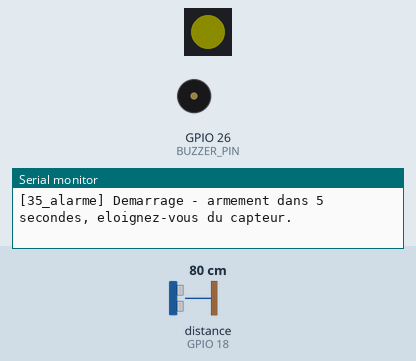
Recording of a sketch running on a simulated ESP32. Shown: 1 RGB LEDs in strip order, left to right, buzzer (waves = sounding, pin HIGH), the last lines printed to the serial monitor. Wiring (inferred from the names in the program): ultrasonic range finder: trigger GPIO 5; echo GPIO 18. The test bench sets the inputs (shaded band); at power-on: distance to the obstacle (sensor on GPIO 18) 80 cm. The echo pulse lasts 58.3 µs per cm; dim RGB values are drawn brighter than linear; WiFi joins after 1.5 s; servers stay silent unless stated; pins used as bus, display or sensor lines are not drawn.

Above: at 0.3 s.
At 5.3 s:
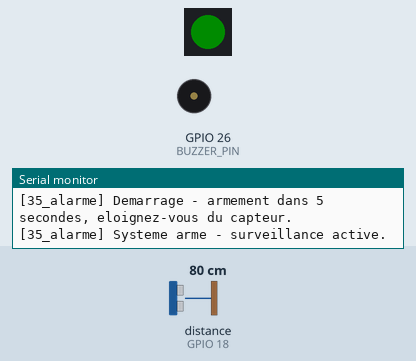
Timing chart, 0 to 6.8 s (numbered marks = the images above):
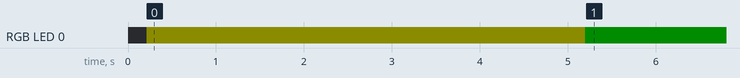

The sketch:

classic_alarme_web.ino
```cpp
/*
 * Projet 35 - Systeme d'alarme de securite
 * Combine : HC-SR04 (detection de presence par distance) + WS2812 (indicateur visuel)
 *           + buzzer actif (alerte sonore) + WiFi AP (notification via dashboard web)
 * Cible : ESP32
 *
 * Logique : si un objet/une personne s'approche a moins du seuil configure,
 * le systeme passe en etat ALARME (LED rouge clignotante + buzzer + log
 * horodate consultable via le dashboard web), avec una temporisation
 * d'armement pour eviter les fausses alertes au demarrage.
 *
 * Architecture 100% non bloquante (millis()) : mesure ultrason, animation LED,
 * bip du buzzer et serveur web tournent en parallele.
 */

#include <Arduino.h>
#include <Adafruit_NeoPixel.h>
#include <WiFi.h>
#include <WebServer.h>

// ---------- Capteur ultrason ----------
const uint8_t TRIG_PIN = 5;
const uint8_t ECHO_PIN = 18; // via diviseur de tension, voir wiring.md
const unsigned long ECHO_TIMEOUT_US = 30000UL;
const float ALARM_THRESHOLD_CM = 30.0;
const unsigned long MEASURE_INTERVAL_MS = 200;
unsigned long lastMeasureTime = 0;
float lastDistance = -1;

// ---------- LED WS2812 (indicateur d'etat) ----------
#define LED_PIN 15
#define LED_COUNT 1
Adafruit_NeoPixel statusLed(LED_COUNT, LED_PIN, NEO_GRB + NEO_KHZ800);

// ---------- Buzzer actif ----------
const uint8_t BUZZER_PIN = 26;

// ---------- Machine a etats de l'alarme ----------
enum AlarmState { ARMING, ARMED_IDLE, ALARM_TRIGGERED };
AlarmState alarmState = ARMING;
unsigned long stateEnterTime = 0;
const unsigned long ARMING_DELAY_MS = 5000; // delai avant armement (le temps de s'eloigner du capteur)

// Clignotement non bloquant pendant l'alarme
unsigned long lastBlinkTime = 0;
const unsigned long BLINK_INTERVAL_MS = 300;
bool blinkOn = false;

// ---------- WiFi + dashboard ----------
const char* AP_SSID = "ESP32_ALARME";
const char* AP_PASSWORD = "CHANGE_ME_WIFI_PASSWORD";
WebServer server(80);
String lastEvent = "Systeme en cours d'armement...";
uint32_t triggerCount = 0;

float measureDistanceCm() {
  digitalWrite(TRIG_PIN, LOW);
  delayMicroseconds(2);
  digitalWrite(TRIG_PIN, HIGH);
  delayMicroseconds(10);
  digitalWrite(TRIG_PIN, LOW);
  unsigned long duration = pulseIn(ECHO_PIN, HIGH, ECHO_TIMEOUT_US);
  if (duration == 0) return -1.0;
  return (duration * 0.0343) / 2.0;
}

void enterState(AlarmState newState, const String& eventMessage) {
  alarmState = newState;
  stateEnterTime = millis();
  lastEvent = eventMessage;
  Serial.println("[35_alarme] " + eventMessage);
}

void updateAlarmLogic() {
  unsigned long now = millis();

  switch (alarmState) {
    case ARMING:
      statusLed.setPixelColor(0, statusLed.Color(40, 40, 0)); // jaune = armement en cours
      statusLed.show();
      if (now - stateEnterTime >= ARMING_DELAY_MS) {
        enterState(ARMED_IDLE, "Systeme arme - surveillance active.");
      }
      break;

    case ARMED_IDLE:
      statusLed.setPixelColor(0, statusLed.Color(0, 40, 0)); // vert = arme, tout va bien
      statusLed.show();
      digitalWrite(BUZZER_PIN, LOW);
      if (lastDistance > 0 && lastDistance < ALARM_THRESHOLD_CM) {
        triggerCount++;
        enterState(ALARM_TRIGGERED, "ALERTE ! Intrusion detectee a " + String(lastDistance, 1) + " cm");
      }
      break;

    case ALARM_TRIGGERED:
      // Clignotement rouge non bloquant + buzzer actif
      if (now - lastBlinkTime >= BLINK_INTERVAL_MS) {
        lastBlinkTime = now;
        blinkOn = !blinkOn;
        statusLed.setPixelColor(0, blinkOn ? statusLed.Color(255, 0, 0) : statusLed.Color(0, 0, 0));
        statusLed.show();
        digitalWrite(BUZZER_PIN, blinkOn ? HIGH : LOW);
      }
      // Reste en alarme tant que l'obstacle est proche ; sinon revient a la surveillance
      if (lastDistance < 0 || lastDistance >= ALARM_THRESHOLD_CM) {
        digitalWrite(BUZZER_PIN, LOW);
        enterState(ARMED_IDLE, "Fin d'alerte - zone degagee, reprise de la surveillance.");
      }
      break;
  }
}

// ---------- Serveur web ----------
String buildDashboard() {
  String etatTxt;
  switch (alarmState) {
    case ARMING: etatTxt = "ARMEMENT EN COURS"; break;
    case ARMED_IDLE: etatTxt = "ARME - SURVEILLANCE"; break;
    case ALARM_TRIGGERED: etatTxt = "ALARME DECLENCHEE"; break;
  }

  String html = "<!DOCTYPE html><html><head><meta charset='utf-8'>";
  html += "<meta name='viewport' content='width=device-width, initial-scale=1'>";
  html += "<meta http-equiv='refresh' content='2'>"; // auto-refresh dashboard toutes les 2s
  html += "<title>Alarme de securite</title></head><body>";
  html += "<h1>Systeme d'alarme</h1>";
  html += "<p>Etat : <strong>" + etatTxt + "</strong></p>";
  html += "<p>Distance mesuree : " + (lastDistance >= 0 ? String(lastDistance, 1) + " cm" : String("hors de portee")) + "</p>";
  html += "<p>Dernier evenement : " + lastEvent + "</p>";
  html += "<p>Nombre de declenchements depuis demarrage : " + String(triggerCount) + "</p>";
  html += "</body></html>";
  return html;
}

void handleRoot() {
  server.send(200, "text/html", buildDashboard());
}

void setup() {
  Serial.begin(115200);
  delay(200);

  pinMode(TRIG_PIN, OUTPUT);
  pinMode(ECHO_PIN, INPUT);
  digitalWrite(TRIG_PIN, LOW);

  pinMode(BUZZER_PIN, OUTPUT);
  digitalWrite(BUZZER_PIN, LOW);

  statusLed.begin();
  statusLed.setBrightness(80);
  statusLed.show();

  WiFi.mode(WIFI_AP);
  WiFi.softAP(AP_SSID, AP_PASSWORD);
  Serial.print("[35_alarme] Dashboard disponible sur : http://");
  Serial.println(WiFi.softAPIP());

  server.on("/", handleRoot);
  server.begin();

  enterState(ARMING, "Demarrage - armement dans 5 secondes, eloignez-vous du capteur.");
}

void loop() {
  unsigned long now = millis();

  if (now - lastMeasureTime >= MEASURE_INTERVAL_MS) {
    lastMeasureTime = now;
    lastDistance = measureDistanceCm();
  }

  updateAlarmLogic();
  server.handleClient();
}
```

Measured:
- by itself, RGB LED 0: off → RGB(12, 12, 0) at 0.21 s, → RGB(0, 12, 0) 5.0 s later
